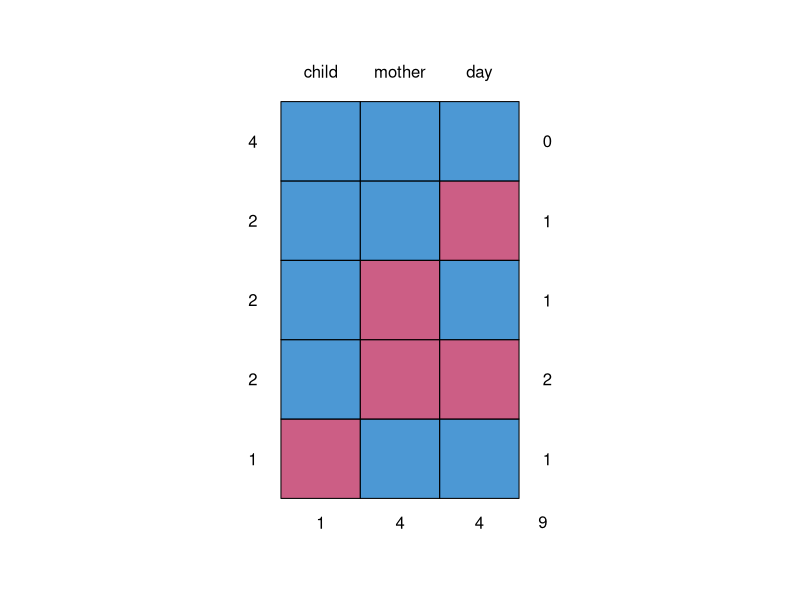
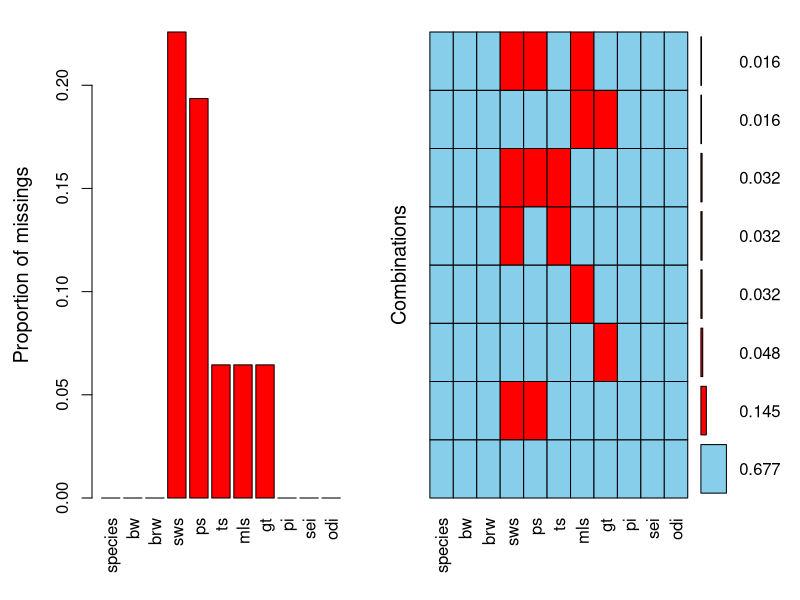
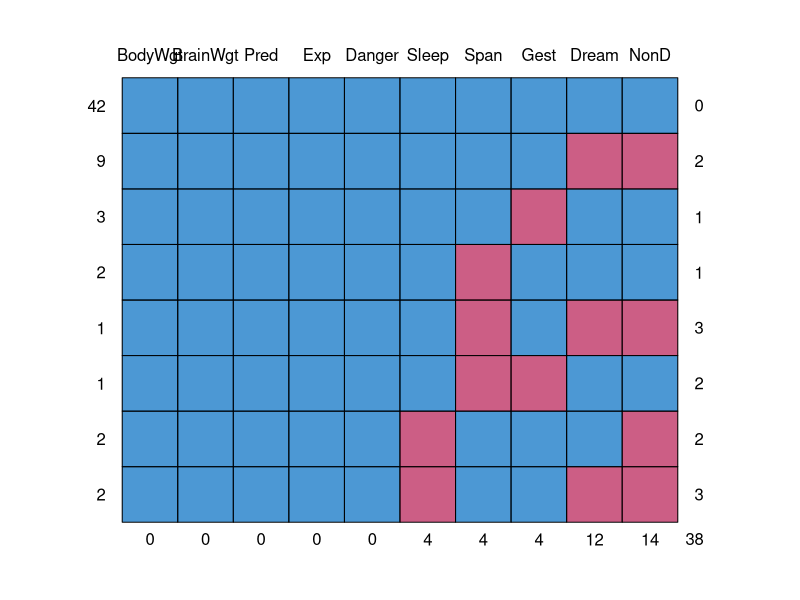
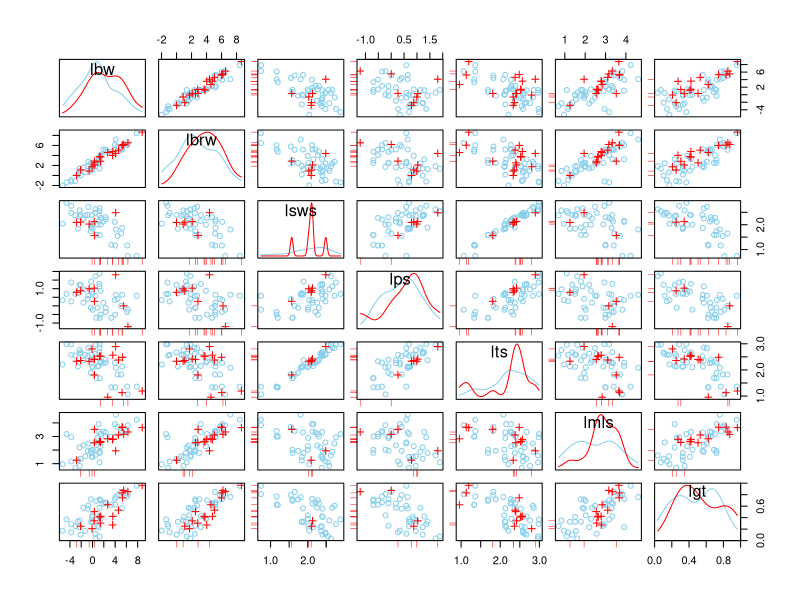
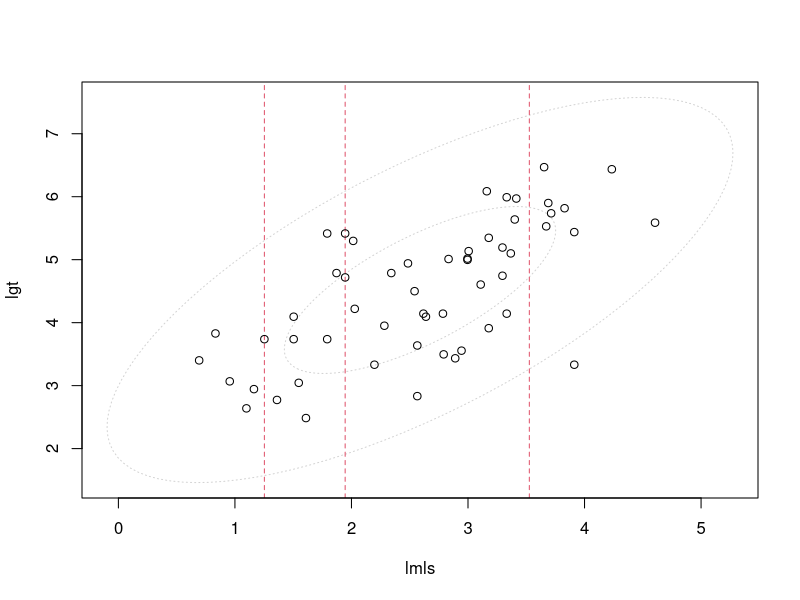
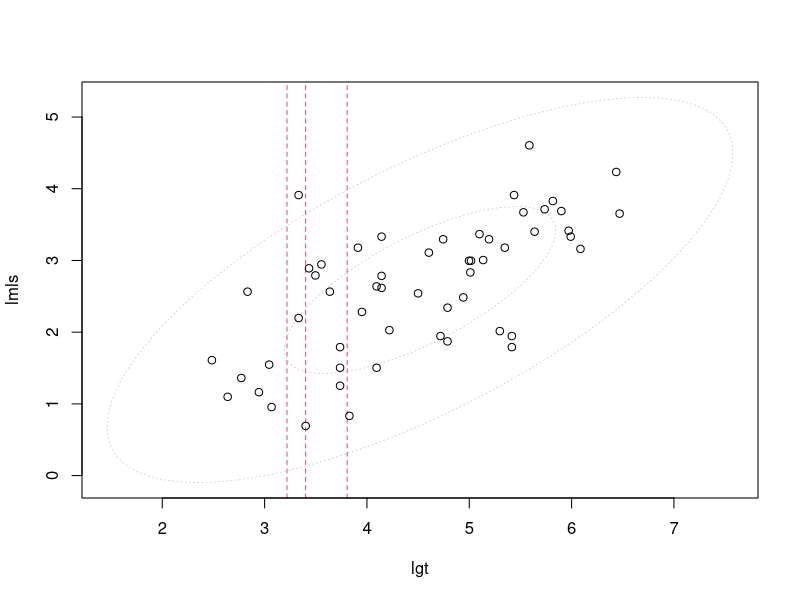
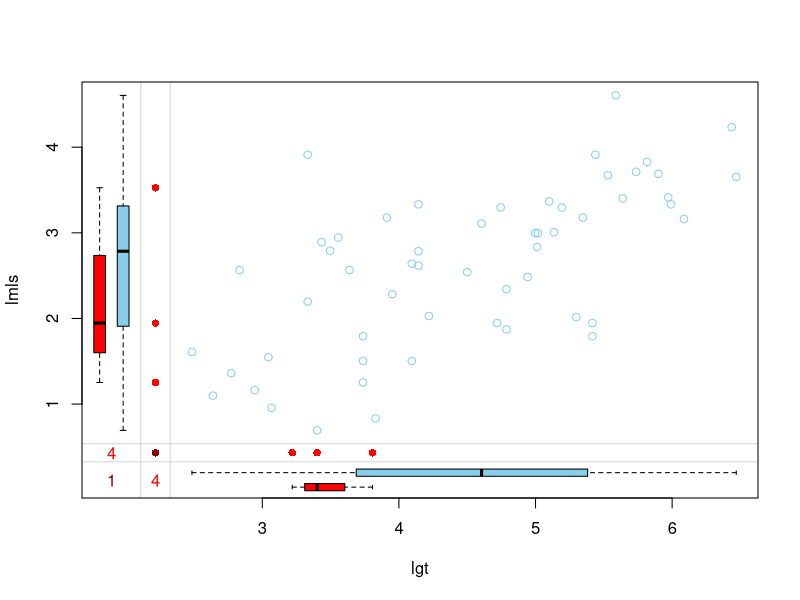

Here is the R script that generated these plots, in order:
#--------------
# for the interactive plots in Q3 and such, run these in R terminal
# There is a problem in R studio where the plots are not interactive 
#
#

#NMAR (not missing at random) - feature missing with __differing__ probabilities
#but somehow relates to other features
#e.g income is missing in a survey, but more women aged over 40 don't answer this
#or some describable mechanism

#MAR (missing at random) - missing with __same__ porbability on a (single feature),
#e.g missing for male participants at 0.4 and females at 0.35

#MCAR (missing completely at random) - missing with the _same_ probability for each individual
#regardless of male/female, age etc

#Practical 1
#Ex 1
height = c(106, 104, 110, 107, 98)
weight = c(18.9, 18.0, 19.5, 18.5, 17.8)
read = c(4.5, 5.5, 5, 4, 6)
children = data.frame(height=height, weight=weight, read=read)
summary(children)

height
weight
read

save(height, weight, read, children, file="exercise1.Rdata")

#Ex 2
mean(height)
median(height)
sd(height)
min(height)
max(height)
summary(height)

colMeans(children)
summary(children)




#Ex 3 (R just ignores the missing values when performing summary)
height = c(106, 104, 110, 107, 98, NA, NA, NA)
weight = c(18.9, 18.0, 19.5, 18.5, 17.8, NA, NA, NA)
read = c(4.5, 5.5, 5, 4, 6, 7, 4, 5.5)
children = data.frame(height=height, weight=weight, read=read)
summary(children)

#Ex 4
mother = c(158, NA, 163, NA, 156, 165, 149, NA, 154, 152, NA)
child = c(3.1, 4.2, 3.5, 2.9, 3.0, NA, 2.7, 4.1, 2.8, 2.9, 4.5)
day = c(274, 279, NA, NA, 270, 262, NA, NA, 266, 269, 277)
births = data.frame(mother=mother, child=child, day=day)

summary(births)

#multiple imputation through chained equations
library(mice)
md.pattern(births)

mean(mother)
mean(child)

mean(mother, na.rm=TRUE)
mean(child, na.rm=TRUE)

na.omit(mother)
mean(na.omit(mother))

#Pairwise: missing point not used, but rest for this row is
#listwise: entire point/row not used
mean(mother,na.rm=TRUE)
mean(na.omit(mother))
colMeans(births)
?colMeans

#doing nothing
colMeans(births)
#pairwise deletion
colMeans(births, na.rm=TRUE)
colMeans(na.omit(births))

#identity matrix
cor(births) 

#complete only -- listwise
cor(births, use="complete.obs")

#use available data
cor(births, use="pairwise.complete.obs")

#listwise again
cor(na.omit(births))

#Ex 2
library(mice)
data(mammalsleep)
?mammalsleep


#Ex 3
library(VIM)
#x11()
aggr(mammalsleep,numbers=TRUE)

md.pattern(sleep)
md.pairs(sleep)

#Ex 4
mammalsleep[,c(2:8)]=log(mammalsleep[,c(2:8)])
names(mammalsleep)=c("species", "lbw", "lbrw", "lsws", "lps",
                     "lts", "lmls", "lgt", "pi", "sei", "odi")
scattmatrixMiss(mammalsleep[,2:8])

scattMiss(mammalsleep[,c(7,8)],col=1:3)
scattMiss(mammalsleep[,c(8,7)],col=1:3)

marginplot(mammalsleep[,c(8,7)])
